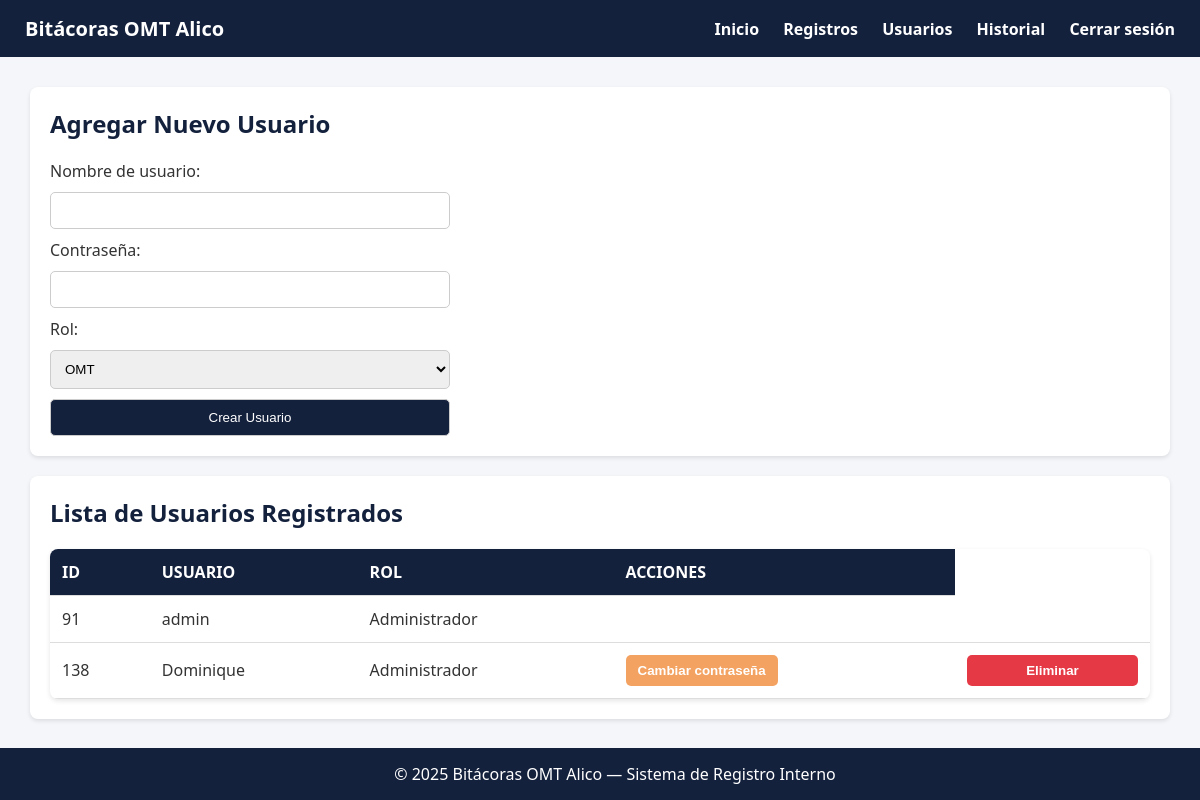
Screenshot of /usuarios/ (signed in) with the database file from the repository.
### tables this page shows
CREATE TABLE usuarios (
                    id INTEGER PRIMARY KEY AUTOINCREMENT,
                    usuario TEXT UNIQUE NOT NULL,
                    password TEXT NOT NULL,
                    rol TEXT NOT NULL
                , token TEXT, email TEXT);

### routes/usuarios_routes.py (the view, shortened to what this page needs)
@usuarios_bp.route('/', methods=['GET', 'POST'])
def usuarios():
    if 'usuario' not in session or session['rol'] != 'Administrador':
        return redirect(url_for('dashboard.dashboard'))
    from database import get_connection
    conn = get_connection()
    c = conn.cursor()
    c.execute("SELECT id, usuario, rol FROM usuarios")
    usuarios = c.fetchall()
    conn.close()
    return render_template('usuarios.html', usuarios=usuarios)

### database.py (called while the page is built)
def get_connection():
    conn = sqlite3.connect(DB_PATH)
    conn.row_factory = sqlite3.Row
    return conn

### templates/usuarios.html (shortened to what this page needs)
<!DOCTYPE html>
<html lang="es">
<head>
</head>
<body>
  <header>
    <h1>Bitácoras OMT Alico</h1>
    <nav>
      <a href="/dashboard">Inicio</a>
      <a href="/registros">Registros</a>
      <a href="/usuarios">Usuarios</a>
      <a href="/historial">Historial</a>
      <a href="/logout">Cerrar sesión</a>
    </nav>
  </header>
  <div class="container">
    <div class="card">
      <h2>Agregar Nuevo Usuario</h2>
      <form method="POST" action="/usuarios">
        <label>Nombre de usuario:</label>
        <input type="text" name="usuario" required>
        <label>Contraseña:</label>
        <input type="password" name="password" required>
        <label>Rol:</label>
        <select name="rol">
          <option value="OMT">OMT</option>
        </select>
        <button type="submit">Crear Usuario</button>
      </form>
    </div>
    <div class="card">
      <h2>Lista de Usuarios Registrados</h2>
  <table>
  <thead>
    <tr>
      <th>ID</th>
      <th>Usuario</th>
      <th>Rol</th>
      <th>Acciones</th>
    </tr>
  </thead>
  <tbody>
    {% for user in usuarios %}
    <tr>
      <td>{{ user[0] }}</td>
      <td>{{ user[1] }}</td>
      <td>{{ user[2] }}</td>
      <td>
        {% if user[1] != 'admin' %}
        <form action="{{ url_for('usuarios.cambiar_contrasena', user_id=user[0]) }}" method="get" style="display:inline;">
          <button type="submit" class="btn btn-warning btn-sm"> Cambiar contraseña</button>
        </form>
        {% else %}
          <span style="color: gray;"></span>
        {% endif %}
      </td>
      <td>
        {% if user[1] != 'admin' %}
        <form action="{{ url_for('usuarios.eliminar_usuario', id=user[0]) }}"
          method="POST"
          onsubmit="return confirmarEliminacion('{{ user[1] }}');">
          <button type="submit" class="btn btn-danger">Eliminar</button>
        </form>
        {% else %}
          <span style="color: gray;"></span>
        {% endif %}
      </td>
    </tr>
    {% endfor %}
  </tbody>
  </table>
    </div>
  </div>
  <footer>
    © 2025 Bitácoras OMT Alico — Sistema de Registro Interno
  </footer>
</body>
</html>

### templates/usuarios.html (style rules this page uses)
body { margin: 0; font-family: 'Segoe UI', sans-serif; background-color: #f4f6f9; color: #333; }
header { background-color: #14213d; color: white; padding: 15px 25px; display: flex; justify-content: space-between; align-items: center; }
header h1 { font-size: 20px; margin: 0; }
nav a { color: white; margin-left: 20px; text-decoration: none; font-weight: bold; }
.container { padding: 30px; }
.card { background: white; padding: 20px; border-radius: 8px; box-shadow: 0 2px 4px rgba(0,0,0,0.1); margin-bottom: 20px; }
.card h2 { margin-top: 0; color: #14213d; }
form { display: flex; flex-direction: column; gap: 10px; max-width: 400px; }
input, select, button { padding: 10px; border: 1px solid #ccc; border-radius: 5px; }
button { background: #14213d; color: white; cursor: pointer; }
table { width: 100%; border-collapse: collapse; margin-top: 20px; background: white; border-radius: 8px; overflow: hidden; box-shadow: 0 2px 5px rgba(0,0,0,0.1); }
th, td { padding: 12px; text-align: left; border-bottom: 1px solid #ddd; }
th { background-color: #14213d; color: white; text-transform: uppercase; }
.btn { padding: 8px 12px; border: none; border-radius: 5px; color: white; cursor: pointer; font-weight: bold; transition: 0.2s; }
.btn-danger { background-color: #e63946; }
.btn-warning { background-color: #f4a261; }
footer { text-align: center; padding: 15px; background: #14213d; color: white; position: fixed; bottom: 0; width: 100%; }

### rows the page displays
usuarios: id "91", usuario "admin", rol "Administrador"
usuarios: id "138", usuario "Dominique", rol "Administrador"
